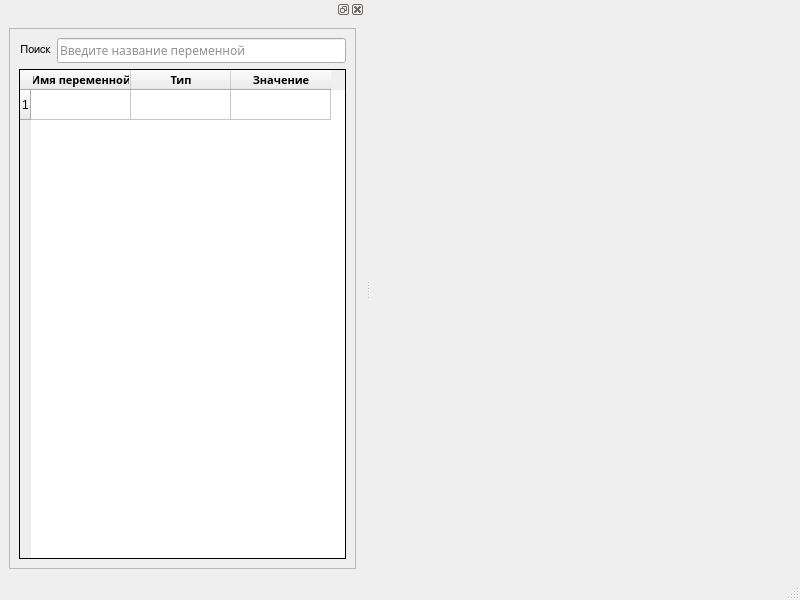
<?xml version="1.0" encoding="UTF-8"?>
<ui version="4.0">
 <class>BookMath</class>
 <widget class="QMainWindow" name="BookMath">
  <property name="geometry">
   <rect>
    <x>0</x>
    <y>0</y>
    <width>800</width>
    <height>600</height>
   </rect>
  </property>
  <property name="windowTitle">
   <string>BookMath</string>
  </property>
  <widget class="QWidget" name="centralwidget"/>
  <widget class="QMenuBar" name="menubar">
   <property name="geometry">
    <rect>
     <x>0</x>
     <y>0</y>
     <width>800</width>
     <height>22</height>
    </rect>
   </property>
  </widget>
  <widget class="QStatusBar" name="statusbar"/>
  <widget class="QDockWidget" name="dockWidget_2">
   <attribute name="dockWidgetArea">
    <number>1</number>
   </attribute>
   <widget class="QWidget" name="dockWidgetContents_2">
    <layout class="QGridLayout" name="gridLayout_2">
     <item row="0" column="0">
      <widget class="QFrame" name="frame">
       <property name="frameShape">
        <enum>QFrame::StyledPanel</enum>
       </property>
       <property name="frameShadow">
        <enum>QFrame::Plain</enum>
       </property>
       <layout class="QGridLayout" name="gridLayout_4">
        <item row="0" column="0">
         <layout class="QGridLayout" name="gridLayout_3">
          <item row="1" column="0" colspan="2">
           <widget class="QTableWidget" name="tableWidget">
            <property name="enabled">
             <bool>true</bool>
            </property>
            <property name="sizePolicy">
             <sizepolicy hsizetype="Preferred" vsizetype="Preferred">
              <horstretch>0</horstretch>
              <verstretch>0</verstretch>
             </sizepolicy>
            </property>
            <property name="mouseTracking">
             <bool>true</bool>
            </property>
            <property name="tabletTracking">
             <bool>true</bool>
            </property>
            <property name="contextMenuPolicy">
             <enum>Qt::NoContextMenu</enum>
            </property>
            <property name="frameShape">
             <enum>QFrame::Panel</enum>
            </property>
            <property name="frameShadow">
             <enum>QFrame::Plain</enum>
            </property>
            <property name="sizeAdjustPolicy">
             <enum>QAbstractScrollArea::AdjustToContents</enum>
            </property>
            <property name="dragEnabled">
             <bool>false</bool>
            </property>
            <property name="alternatingRowColors">
             <bool>false</bool>
            </property>
            <property name="textElideMode">
             <enum>Qt::ElideRight</enum>
            </property>
            <property name="showGrid">
             <bool>true</bool>
            </property>
            <property name="gridStyle">
             <enum>Qt::CustomDashLine</enum>
            </property>
            <property name="sortingEnabled">
             <bool>false</bool>
            </property>
            <property name="cornerButtonEnabled">
             <bool>true</bool>
            </property>
            <property name="rowCount">
             <number>1</number>
            </property>
            <attribute name="horizontalHeaderVisible">
             <bool>true</bool>
            </attribute>
            <row/>
            <column>
             <property name="text">
              <string>Имя переменной</string>
             </property>
             <property name="font">
              <font>
               <family>Sans Serif</family>
               <pointsize>8</pointsize>
               <weight>75</weight>
               <bold>true</bold>
              </font>
             </property>
             <property name="textAlignment">
              <set>AlignCenter</set>
             </property>
             <property name="background">
              <color>
               <red>222</red>
               <green>221</green>
               <blue>218</blue>
              </color>
             </property>
            </column>
            <column>
             <property name="text">
              <string>Тип</string>
             </property>
             <property name="font">
              <font>
               <family>Sans Serif</family>
               <pointsize>8</pointsize>
               <weight>75</weight>
               <bold>true</bold>
              </font>
             </property>
             <property name="textAlignment">
              <set>AlignCenter</set>
             </property>
             <property name="background">
              <color>
               <red>222</red>
               <green>221</green>
               <blue>218</blue>
              </color>
             </property>
            </column>
            <column>
             <property name="text">
              <string>Значение</string>
             </property>
             <property name="font">
              <font>
               <family>Sans Serif</family>
               <pointsize>8</pointsize>
               <weight>75</weight>
               <bold>true</bold>
              </font>
             </property>
             <property name="textAlignment">
              <set>AlignCenter</set>
             </property>
             <property name="background">
              <color>
               <red>222</red>
               <green>221</green>
               <blue>218</blue>
              </color>
             </property>
            </column>
           </widget>
          </item>
          <item row="0" column="1">
           <widget class="QLineEdit" name="lineEdit_2">
            <property name="font">
             <font>
              <family>Sans</family>
              <pointsize>9</pointsize>
              <weight>50</weight>
              <italic>false</italic>
              <bold>false</bold>
              <stylestrategy>PreferDefault</stylestrategy>
             </font>
            </property>
            <property name="layoutDirection">
             <enum>Qt::LeftToRight</enum>
            </property>
            <property name="styleSheet">
             <string notr="true">font: 9pt &quot;Sans&quot;;color:rgb(36, 31, 49)</string>
            </property>
            <property name="inputMask">
             <string/>
            </property>
            <property name="text">
             <string/>
            </property>
            <property name="frame">
             <bool>true</bool>
            </property>
            <property name="echoMode">
             <enum>QLineEdit::Normal</enum>
            </property>
            <property name="dragEnabled">
             <bool>false</bool>
            </property>
            <property name="placeholderText">
             <string>Введите название переменной</string>
            </property>
            <property name="cursorMoveStyle">
             <enum>Qt::LogicalMoveStyle</enum>
            </property>
            <property name="clearButtonEnabled">
             <bool>false</bool>
            </property>
           </widget>
          </item>
          <item row="0" column="0">
           <widget class="QLabel" name="label_2">
            <property name="sizePolicy">
             <sizepolicy hsizetype="Preferred" vsizetype="Fixed">
              <horstretch>0</horstretch>
              <verstretch>0</verstretch>
             </sizepolicy>
            </property>
            <property name="font">
             <font>
              <family>FreeSans</family>
              <pointsize>8</pointsize>
              <weight>50</weight>
              <italic>false</italic>
              <bold>false</bold>
             </font>
            </property>
            <property name="tabletTracking">
             <bool>false</bool>
            </property>
            <property name="acceptDrops">
             <bool>true</bool>
            </property>
            <property name="styleSheet">
             <string notr="true">font: 8pt &quot;FreeSans&quot;;</string>
            </property>
            <property name="text">
             <string>Поиск</string>
            </property>
            <property name="textFormat">
             <enum>Qt::PlainText</enum>
            </property>
            <property name="alignment">
             <set>Qt::AlignRight|Qt::AlignTrailing|Qt::AlignVCenter</set>
            </property>
           </widget>
          </item>
         </layout>
        </item>
       </layout>
      </widget>
     </item>
    </layout>
   </widget>
  </widget>
 </widget>
 <resources/>
 <connections/>
</ui>
